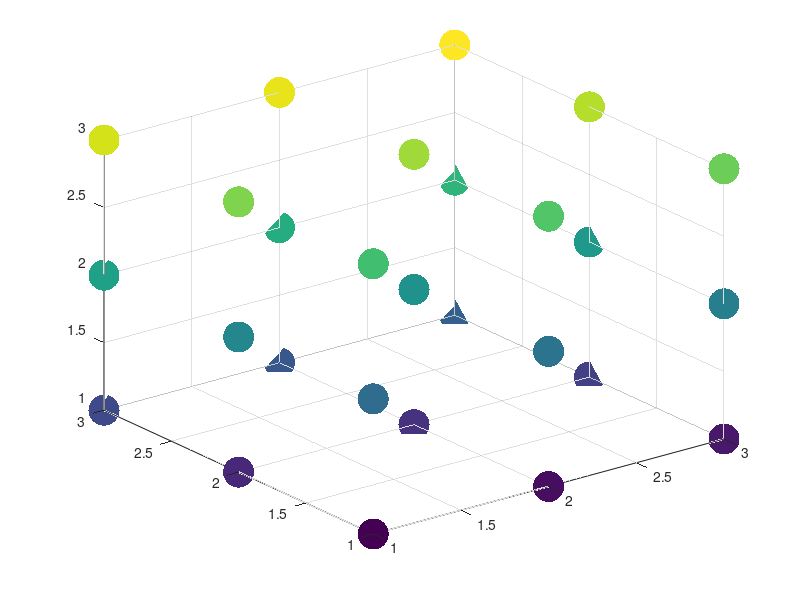

Reproduce this figure in MATLAB. (Note: this script raises an error after producing the figure.)
% +------------------------------------------------------+
% |                4D Data Visualization                 |
% |              with MATLAB Implementation              | 
% |                                                      |
% | Author: M.Sc. Eng. Hristo Zhivomirov        02/16/13 | 
% +------------------------------------------------------+

clear, clc, close all

% form the axes
x = 1:1:3;                      % first dimension independent variable
y = 1:1:3;                      % second dimension independent variable
z = 1:1:3;                      % third dimension independent variable
[X, Y, Z] = meshgrid(x, y, z);  % form the 3D data grid

% form the data matrix - it is the fourth dimension
% the data could be imported from a file or could be generated via equation 
data(:, :, 1) = [1  2  3;  4  5  6;  7  8  9];      % first page
data(:, :, 2) = [10 11 12; 13 14 15; 16 17 18];     % second page
data(:, :, 3) = [19 20 21; 22 23 24; 25 26 27];     % third page

% plot the data
figure(1)
scatter3(X(:), Y(:), Z(:), 500, data(:), 'filled')
grid3 on
set(gca, 'FontName', 'Times New Roman', 'FontSize', 14)
xlabel('X')
ylabel('Y')
zlabel('Z')
colorbar